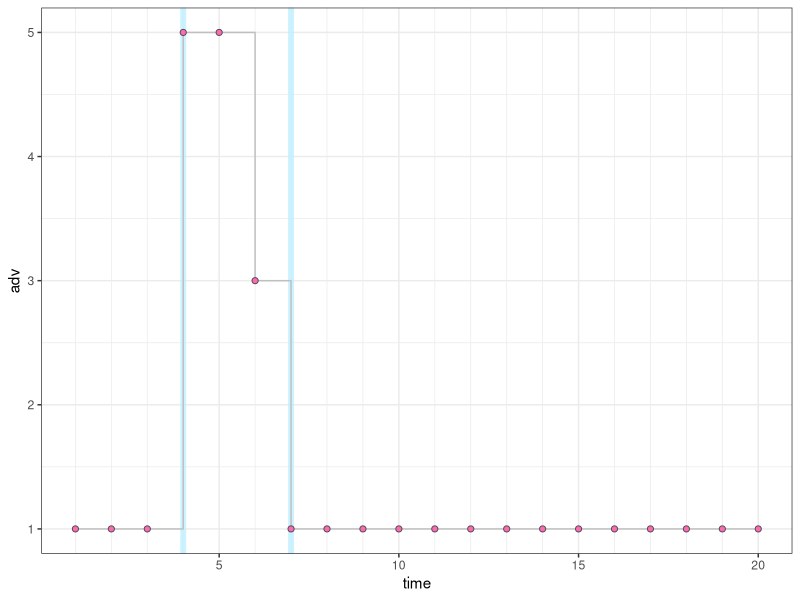
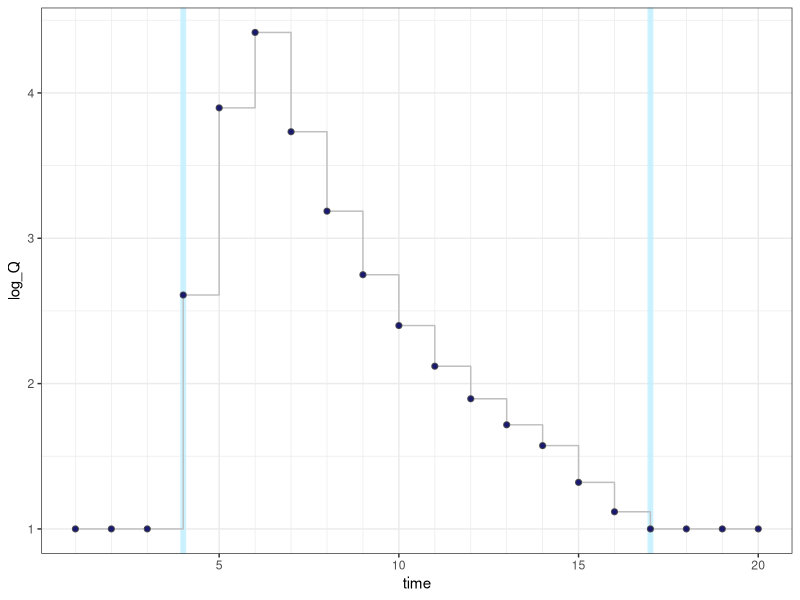

Write the R code that produced these figures, in order.
## ---- chunk 1
knitr::opts_chunk$set(echo = TRUE, comment = NA, message = FALSE,
                      fig.width = 4.5, fig.height = 3, fig.align = "right")
## ---- chunk 2
library(data.table)
library(ggplot2)
## ---- chunk 3
advertisingResponse <- function(T, adv_base_level, adv_insert, insert_t, param) {
   if (insert_t > T) stop("Insert time outside simulation period")
   
   geom_weights = cumprod(c(1.0, rep(param$delta, param$L)))
   geom_weights = sort(geom_weights)
   
   # Pad with zero values before and after insertin period
   adv_insert = c(rep(0, insert_t-1), adv_insert, rep(0, T))
   
   log_Q = rep(NA, times = T)
   adv   = rep(adv_base_level, param$L)
   for (t in 1:T) {
      adv = c(adv, adv_base_level + adv_insert[t])
      g   = sum(geom_weights*tail(log(adv), param$L+1))
      log_Q[t] = param$alpha + param$gamma*g
   }
   
   L = length(adv)
   DT = data.table(time  = 1:T,
                   adv   = adv[(L-T+1):L],
                   log_Q = log_Q)
   
   return(DT)
}
## ---- chunk 4
parameters = list(alpha = 1.0,
                  gamma = 1.0,
                  delta = 0.8,
                  L     = 10   )
## ---- chunk 5
T              = 20
adv_base_level = 1
insert_t       = 4
adv_insert     = c(4, 4, 2)

DT = advertisingResponse(T, adv_base_level, adv_insert, insert_t, parameters)
## ---- chunk 6
ggplot(DT, aes(x = time, y = adv)) +
   geom_vline(xintercept = c(insert_t, min(insert_t+length(adv_insert), T)),
              color = "lightblue1", size = 2, alpha = 0.8) + 
   geom_step(color = "gray75", size = 0.5) +
   geom_point(shape = 21, color = "gray30", fill = "hotpink", size = 1.75, stroke = 0.5) +
   scale_x_continuous(minor_breaks = 1:T) +
   theme_bw()

# ggsave("Simulated-Adv.pdf", width = 6, height = 2)
## ---- chunk 7
ggplot(DT, aes(x = time, y = log_Q)) +
   geom_vline(xintercept = c(insert_t, min(insert_t+length(adv_insert)+parameters$L, T)),
              color = "lightblue1", size = 2, alpha = 0.8) + 
   geom_step(color = "gray75", size = 0.5) +
   geom_point(shape = 21, color = "gray30", fill = "midnightblue", size = 1.75, stroke = 0.5) +
   scale_x_continuous(minor_breaks = 1:T) +
   theme_bw()

# ggsave("Simulated-Sales.pdf", width = 6, height = 2)
